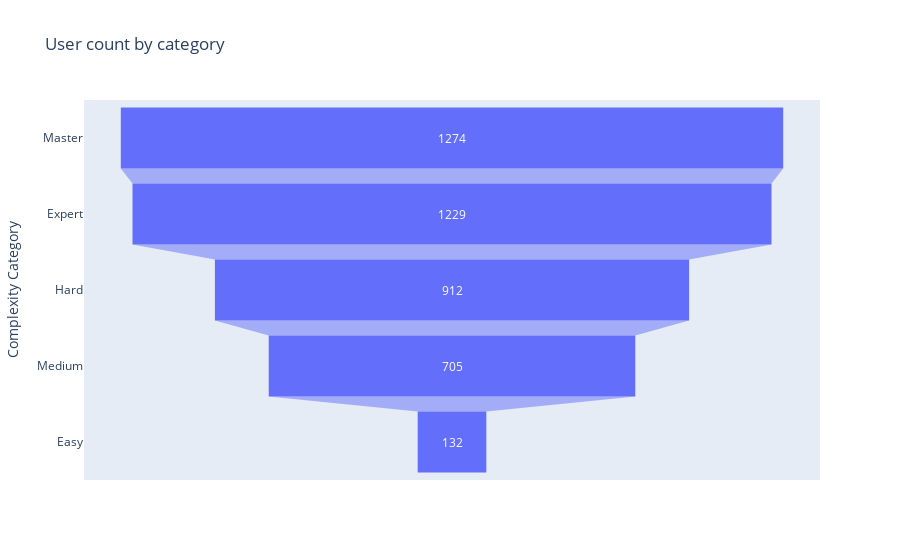
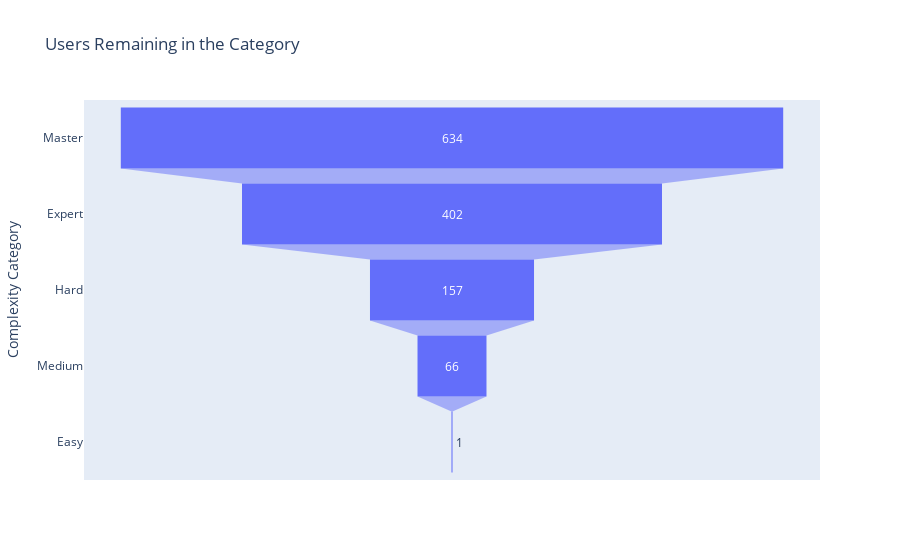
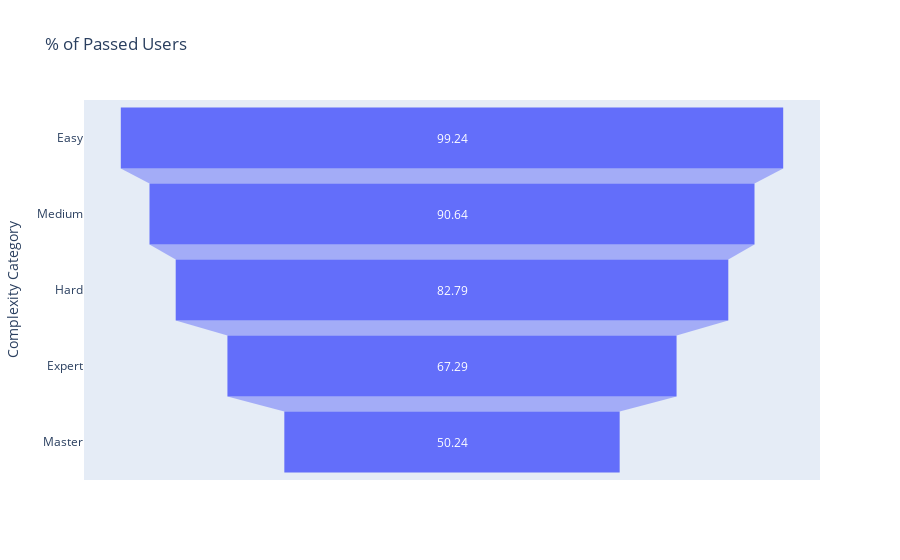

Source (notebook cell) for these figures, in order:
### Markdown cell above
Created a new dataframe with aggregated metrics for each complexity category

### Code cell
df_count = category[['complex_cat', 'user_count']].sort_values(by = "user_count", ascending = False)
df_count['stage'] = "User count by category"

rem = category[['complex_cat','rem_level']].sort_values(by = "rem_level", ascending = False)
rem['stage'] = "Remaining on the category"

per = category.copy()
per['percentage'] = (per['pass_level'] / per['user_count'] * 100).round(2)
per = per[['complex_cat', 'percentage']]
per = per.sort_values(by = 'percentage', ascending = False)
per['stage'] = '% of passed users'

all_data = pd.concat([df_count, rem, per])

gr1 = px.funnel(df_count, x = "user_count", y = "complex_cat", title = "User count by category")
gr2 = px.funnel(rem, x = 'rem_level', y = 'complex_cat', title = 'Users Remaining in the Category')
gr3 = px.funnel(per, x = 'percentage', y = 'complex_cat', title = '% of Passed Users')

gr1.update_layout(yaxis_title = 'Complexity Category', xaxis_title = 'Passed Level')
gr2.update_layout(yaxis_title = 'Complexity Category', xaxis_title = 'Remaining Level')
gr3.update_layout(yaxis_title = 'Complexity Category', xaxis_title = '% of Passed Users')

gr1.show()
gr2.show()
gr3.show()

### Figure 1 — Plotly figure (JSON) as saved in the notebook; plotly's stock layout.template omitted (floating-point values rounded to 4 significant figures)
{"data": [{"hovertemplate": "user_count=%{x}<br>complex_cat=%{y}<extra></extra>", "legendgroup": "", "marker": {"color": "#636efa"}, "name": "", "orientation": "h", "showlegend": false, "type": "funnel", "x": [1274, 1229, 912, 705, 132], "xaxis": "x", "y": ["Master", "Expert", "Hard", "Medium", "Easy"], "yaxis": "y"}], "layout": {"autosize": true, "legend": {"tracegroupgap": 0}, "title": {"text": "User count by category"}, "xaxis": {"anchor": "y", "autorange": true, "domain": [0, 1], "range": [-707.8, 707.8], "title": {"text": "Passed Level"}, "type": "linear"}, "yaxis": {"anchor": "x", "autorange": true, "domain": [0, 1], "range": [4.5, -0.5], "title": {"text": "Complexity Category"}, "type": "category"}}}

### Figure 2 — Plotly figure (JSON) as saved in the notebook; plotly's stock layout.template omitted (floating-point values rounded to 4 significant figures)
{"data": [{"hovertemplate": "rem_level=%{x}<br>complex_cat=%{y}<extra></extra>", "legendgroup": "", "marker": {"color": "#636efa"}, "name": "", "orientation": "h", "showlegend": false, "type": "funnel", "x": [634, 402, 157, 66, 1], "xaxis": "x", "y": ["Master", "Expert", "Hard", "Medium", "Easy"], "yaxis": "y"}], "layout": {"autosize": true, "legend": {"tracegroupgap": 0}, "title": {"text": "Users Remaining in the Category"}, "xaxis": {"anchor": "y", "autorange": true, "domain": [0, 1], "range": [-352.2, 352.2], "title": {"text": "Remaining Level"}, "type": "linear"}, "yaxis": {"anchor": "x", "autorange": true, "domain": [0, 1], "range": [4.5, -0.5], "title": {"text": "Complexity Category"}, "type": "category"}}}

### Figure 3 — Plotly figure (JSON) as saved in the notebook; plotly's stock layout.template omitted (floating-point values rounded to 4 significant figures)
{"data": [{"hovertemplate": "percentage=%{x}<br>complex_cat=%{y}<extra></extra>", "legendgroup": "", "marker": {"color": "#636efa"}, "name": "", "orientation": "h", "showlegend": false, "type": "funnel", "x": [99.24, 90.64, 82.79, 67.29, 50.24], "xaxis": "x", "y": ["Easy", "Medium", "Hard", "Expert", "Master"], "yaxis": "y"}], "layout": {"autosize": true, "legend": {"tracegroupgap": 0}, "title": {"text": "% of Passed Users"}, "xaxis": {"anchor": "y", "autorange": true, "domain": [0, 1], "range": [-55.13, 55.13], "title": {"text": "% of Passed Users"}, "type": "linear"}, "yaxis": {"anchor": "x", "autorange": true, "domain": [0, 1], "range": [4.5, -0.5], "title": {"text": "Complexity Category"}, "type": "category"}}}
